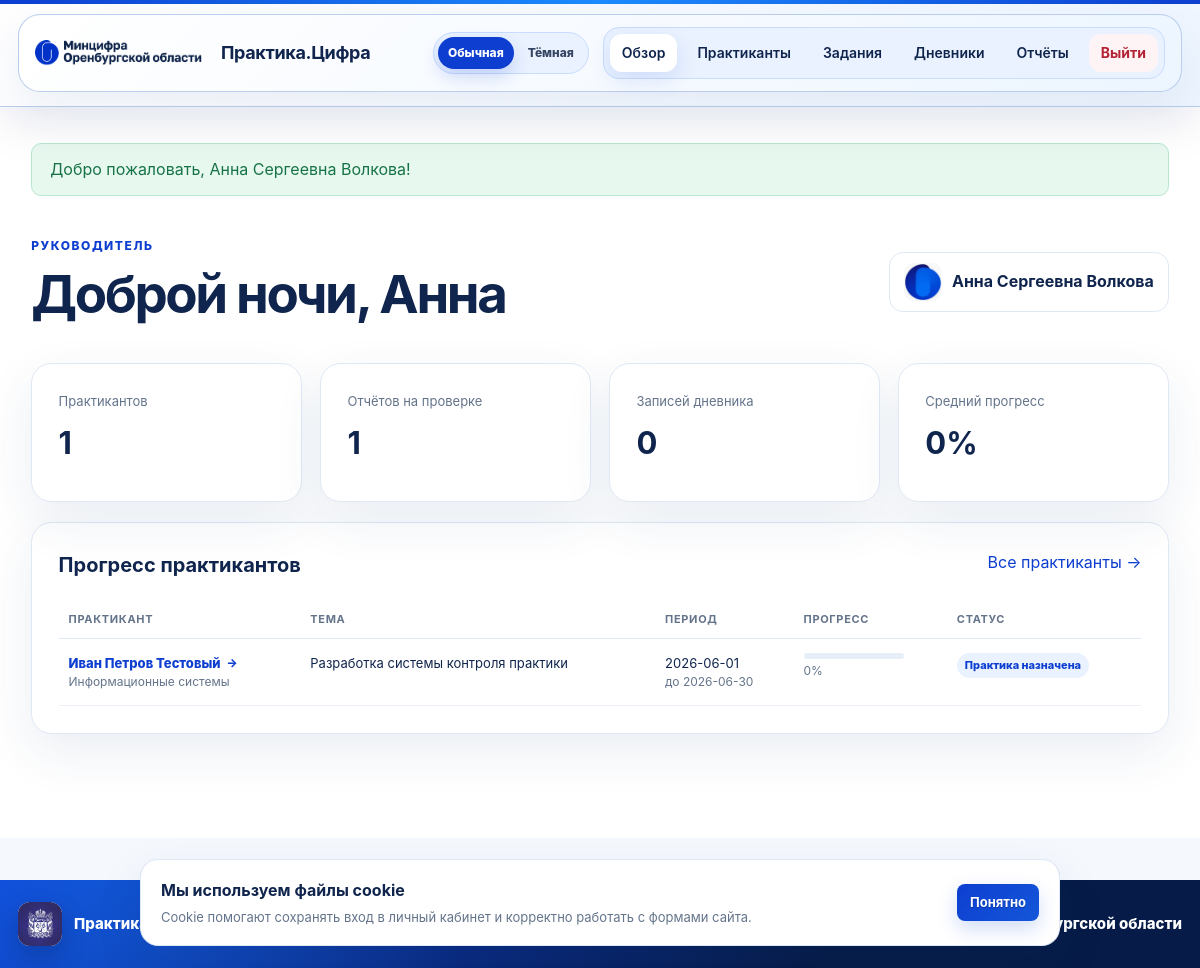
/index.php?page=dashboard (signed in), run on the app's committed database.
### tables this page shows
CREATE TABLE users (
        id INTEGER PRIMARY KEY AUTOINCREMENT,
        full_name TEXT NOT NULL,
        email TEXT NOT NULL UNIQUE,
        password_hash TEXT NOT NULL,
        role TEXT NOT NULL CHECK(role IN ('admin', 'mentor', 'intern')),
        phone TEXT DEFAULT '',
        department TEXT DEFAULT '',
        position TEXT DEFAULT '',
        created_at TEXT NOT NULL DEFAULT CURRENT_TIMESTAMP
    , mentor_status TEXT NOT NULL DEFAULT 'approved' CHECK(mentor_status IN ('approved', 'pending')));

CREATE TABLE intern_profiles (
        user_id INTEGER PRIMARY KEY,
        university TEXT NOT NULL,
        specialty TEXT NOT NULL,
        course INTEGER NOT NULL,
        group_name TEXT DEFAULT '',
        practice_topic TEXT NOT NULL,
        start_date TEXT NOT NULL,
        end_date TEXT NOT NULL,
        mentor_id INTEGER,
        status TEXT NOT NULL DEFAULT 'Практика назначена',
        final_grade TEXT DEFAULT '',
        conclusion TEXT DEFAULT '',
        FOREIGN KEY (user_id) REFERENCES users(id) ON DELETE CASCADE,
        FOREIGN KEY (mentor_id) REFERENCES users(id) ON DELETE SET NULL
    );

### config.php (called while the page is built, shortened)
<?php
function e(?string $value): string
{
    return htmlspecialchars($value ?? '', ENT_QUOTES, 'UTF-8');
}
function user(): ?array
{
    return $_SESSION['user'] ?? null;
}
function require_role(string ...$roles): array
{
    $current = user();
    return $current;
}
function role_name(string $role): string
{
    return ['admin' => 'Администратор', 'mentor' => 'Руководитель', 'intern' => 'Практикант'][$role] ?? $role;
}
function progress(PDO $db, int $internId): int
{
    $stmt = $db->prepare("SELECT COUNT(*) total, SUM(CASE WHEN status = 'Выполнено' THEN 1 ELSE 0 END) done FROM tasks WHERE intern_id = ?");
    $stmt->execute([$internId]);
    $row = $stmt->fetch();
    return (int)$row['total'] === 0 ? 0 : (int)round(((int)$row['done'] / (int)$row['total']) * 100);
}
function fetch_all(PDO $db, string $sql, array $params = []): array
{
    $stmt = $db->prepare($sql);
    $stmt->execute($params);
    return $stmt->fetchAll();
}
function fetch_one(PDO $db, string $sql, array $params = []): ?array
{
    $stmt = $db->prepare($sql);
    $stmt->execute($params);
    $row = $stmt->fetch();
    return $row ?: null;
}

### index.php (the view, shortened to what this page needs)
<?php
require __DIR__ . '/config.php';
function short_name(string $fullName): string
{
    $parts = preg_split('/\s+/u', trim($fullName));
    return $parts[0] ?? $fullName;
}
function greeting_text(?int $hour = null): string
{
    $hour ??= (int)date('G');
    return 'Доброй ночи';
}
$page = $_GET['page'] ?? (user() ? 'dashboard' : 'home');
$flash = $_SESSION['flash'] ?? null;
$mentors = fetch_all($db, "SELECT id, full_name, department, position FROM users WHERE role = 'mentor' AND mentor_status = 'approved' ORDER BY full_name");
$publicPages = ['home', 'about', 'login', 'register', 'forgot', 'reset'];
$current = user();
if (!in_array($page, $publicPages, true)) {
    $current = require_role('intern', 'mentor', 'admin');
}
function nav_items(?array $current): array
{
    if ($current['role'] === 'mentor') return ['dashboard' => 'Обзор', 'interns' => 'Практиканты', 'tasks' => 'Задания', 'diary' => 'Дневники', 'reports' => 'Отчёты'];
    return ['dashboard' => 'Обзор', 'users' => 'Пользователи', 'assignments' => 'Назначения'];
}
$pageTitle = '';
if ($current) {
    $pageTitle = $page === 'dashboard'
        ? greeting_text() . ', ' . short_name((string)$current['full_name'])
        : (nav_items($current)[$page] ?? ($page === 'intern_detail' ? 'Карточка практиканта' : 'Личный кабинет'));
}
?>
<!doctype html>
<html lang="ru">
<head>
    <link rel="stylesheet" href="assets/style.css?v=20260606-mobile-theme">
    <link rel="stylesheet" href="assets/responsive-theme.css?v=20260608-intern-detail">
</head>
<body>
<header class="topbar">
    <div class="topbar-shell">
        <a class="brand" href="index.php"><img src="assets/mincifra-logo.png" alt="Минцифра Оренбургской области"><span><b>Практика.Цифра</b></span></a>
        <div class="topbar-right">
            <div class="theme-switch" role="group" aria-label="Выбор темы сайта">
                <button class="theme-option" type="button" data-theme-value="light">Обычная</button>
                <button class="theme-option" type="button" data-theme-value="dark">Тёмная</button>
            </div>
            <nav>
                <?php foreach (nav_items(user()) as $key => $label): ?>
                    <a class="<?= $page === $key ? 'active' : '' ?>" href="index.php?page=<?= e($key) ?>"><?= e($label) ?></a>
                <?php endforeach; ?>
                <?php if (user()): ?><form class="logout-form" method="post"><input type="hidden" name="action" value="logout"><?= csrf_field() ?><button class="logout" type="submit">Выйти</button></form><?php else: ?><a class="button small" href="index.php?page=register">Подать заявку</a><?php endif; ?>
            </nav>
        </div>
    </div>
</header>
<main>
<?php if ($flash): ?><div class="flash <?= e($flash['type']) ?>"><?= e($flash['message']) ?></div><?php endif; ?>
<?php if ($page === 'home'): ?>
    <section class="hero">
        <div>
            <span class="eyebrow">Единая цифровая среда практики</span>
            <h1>От заявки до итогового заключения — в одной системе</h1>
            <p>Организация, сопровождение и контроль прохождения практики студентами в Министерстве цифрового развития и связи Оренбургской области.</p>
            <div class="actions"><a class="button" href="index.php?page=register">Подать заявку</a><a class="button secondary" href="index.php?page=about">Как это работает</a></div>
        </div>
        <div class="hero-visual">
            <div class="hero-glow"></div>
            <img class="hero-brand-card" src="assets/mincifra-card.jpg" alt="Министерство цифрового развития и связи Оренбургской области">
            <div class="hero-card">
                <img src="assets/orenburg-emblem.webp" alt="Герб Оренбургской области"><div><b>Официальная система</b></div>
            </div>
        </div>
    </section>
    <section class="section"><div class="section-head"><span class="eyebrow">Возможности</span><h2>Практика без лишней переписки</h2></div>
        <div class="feature-showcase">
            <article class="feature feature-primary"><b>01</b><h3>Практикантам</h3><p>Регистрация, выбор руководителя, задания, дневник практики и загрузка отчётов в одном кабинете.</p></article>
            <article class="feature feature-primary"><b>02</b><h3>Руководителям</h3><p>Общий прогресс студентов, постановка задач, проверка отчётов и ежедневных записей дневника.</p></article>
        </div>
    </section>
    <section class="section location-section">
        <div class="location-card">
            <div class="location-copy">
                <span class="eyebrow">Где мы находимся</span>
                <h2>Здание Министерства цифрового развития и связи</h2>
                <a class="button secondary" href="https://yandex.ru/maps/-/CPX0MI7h" target="_blank" rel="noopener">Открыть в Яндекс.Картах</a>
            </div>
            <div class="map-frame">
                <iframe src="https://yandex.ru/map-widget/v1/?ll=55.096744%2C51.761768&amp;pt=55.096409%2C51.761616%2Cpm2rdm&amp;z=18" title="Карта расположения здания Министерства цифрового развития и связи" width="100%" height="720" loading="lazy" allowfullscreen></iframe>
            </div>
        </div>
    </section>
<?php else: ?>
    <section class="dashboard-head"><div><span class="eyebrow"><?= e(role_name($current['role'])) ?></span><h1><?= e($pageTitle) ?></h1></div><div class="user-chip"><span><img src="assets/mincifra-symbol.jpg" alt=""></span><div><b><?= e($current['full_name']) ?></b></div></div></section>
    <?php if ($page === 'dashboard' && $current['role'] === 'intern'):
        $profile = fetch_one($db, 'SELECT p.*, u.full_name mentor_name, u.department FROM intern_profiles p LEFT JOIN users u ON u.id = p.mentor_id WHERE p.user_id = ?', [$current['id']]);
        $stats = fetch_one($db, "SELECT COUNT(*) total, SUM(CASE WHEN status='Выполнено' THEN 1 ELSE 0 END) done FROM tasks WHERE intern_id=?", [$current['id']]); ?>
        <div class="stat-grid"><article class="stat"><span>Общий прогресс</span><strong><?= progress($db, $current['id']) ?>%</strong><div class="progress"><i style="width:<?= progress($db, $current['id']) ?>%"></i></div></article><article class="stat"><span>Заданий выполнено</span><strong><?= (int)$stats['done'] ?> / <?= (int)$stats['total'] ?></strong></article><article class="stat"><span>Статус практики</span><strong class="status-text"><?= e($profile['status']) ?></strong></article></div>
        <div class="two-col"><section class="panel"><h2>Моя практика</h2><dl class="details"><dt>Тема</dt><dd><?= e($profile['practice_topic']) ?></dd><dt>Период</dt><dd><?= e($profile['start_date']) ?> — <?= e($profile['end_date']) ?></dd><dt>Руководитель</dt><dd><?= e($profile['mentor_name']) ?><small><?= e($profile['department']) ?></small></dd></dl></section><section class="panel"><h2>Быстрые действия</h2><div class="quick"><a href="index.php?page=tasks">Открыть задания <b>→</b></a><a href="index.php?page=diary">Заполнить дневник <b>→</b></a><a href="index.php?page=reports">Загрузить отчёт <b>→</b></a><a href="index.php?page=profile">Посмотреть заключение <b>→</b></a></div></section></div>
    <?php elseif ($page === 'dashboard' && $current['role'] === 'mentor'):
        $interns = fetch_all($db, 'SELECT u.id, u.full_name, p.* FROM users u JOIN intern_profiles p ON p.user_id=u.id WHERE p.mentor_id=? ORDER BY u.full_name', [$current['id']]);
        $pending = (int)fetch_one($db, "SELECT COUNT(*) amount FROM reports r JOIN intern_profiles p ON p.user_id=r.intern_id WHERE p.mentor_id=? AND r.status='На проверке'", [$current['id']])['amount'];
        $pendingDiary = (int)fetch_one($db, "SELECT COUNT(*) amount FROM diary_entries d JOIN intern_profiles p ON p.user_id=d.intern_id WHERE p.mentor_id=? AND d.status='На проверке'", [$current['id']])['amount']; ?>
        <div class="stat-grid"><article class="stat"><span>Практикантов</span><strong><?= count($interns) ?></strong></article><article class="stat"><span>Отчётов на проверке</span><strong><?= $pending ?></strong></article><article class="stat"><span>Записей дневника</span><strong><?= $pendingDiary ?></strong></article><article class="stat"><span>Средний прогресс</span><strong><?= count($interns) ? round(array_sum(array_map(fn($i) => progress($db, (int)$i['id']), $interns)) / count($interns)) : 0 ?>%</strong></article></div>
        <section class="panel"><div class="panel-head"><h2>Прогресс практикантов</h2><a href="index.php?page=interns">Все практиканты →</a></div><?php render_intern_table($db, $interns); ?></section>
    <?php elseif ($page === 'interns' && $current['role']==='mentor'):
        $interns=fetch_all($db,'SELECT u.id,u.full_name,u.email,p.* FROM users u JOIN intern_profiles p ON p.user_id=u.id WHERE p.mentor_id=? ORDER BY u.full_name',[$current['id']]); ?>
        <section class="panel"><?php render_intern_table($db,$interns,true);?></section>
    <?php endif; ?>
<?php endif; ?>
</main>
<footer class="site-footer">
    <div class="footer-main">
        <div class="footer-brand"><img src="assets/orenburg-emblem.webp" alt=""><div><b>Практика.Цифра</b></div></div>
        <nav class="footer-links">
            <?php foreach (nav_items(user()) as $key => $label): ?>
                <a href="index.php?page=<?= e($key) ?>"><?= e($label) ?></a>
            <?php endforeach; ?>
        </nav>
        <div class="footer-contact"><span>Минцифра Оренбургской области</span></div>
    </div>
</footer>
<div class="cookie-banner" data-cookie-banner hidden>
    <div>
        <b>Мы используем файлы cookie</b>
        <p>Cookie помогают сохранять вход в личный кабинет и корректно работать с формами сайта.</p>
    </div>
    <button class="button small" type="button" data-cookie-accept>Понятно</button>
</div>
</body></html>
<?php
function render_intern_table(PDO $db, array $interns, bool $withConclusion = false): void { ?>
<div class="table-wrap"><table><thead><tr><th>Практикант</th><th>Тема</th><th>Период</th><th>Прогресс</th><th>Статус</th><?= $withConclusion?'<th>Заключение</th>':''?></tr></thead><tbody><?php foreach($interns as $i): $p=progress($db,(int)$i['id']);?><tr><td><a class="intern-link" href="index.php?page=intern_detail&id=<?=$i['id']?>"><?=e($i['full_name'])?></a><small><?=e($i['specialty'])?></small></td><td><?=e($i['practice_topic'])?></td><td><?=e($i['start_date'])?><small>до <?=e($i['end_date'])?></small></td><td><div class="progress compact"><?=$p?></div><small><?=$p?>%</small></td><td><span class="badge"><?=e($i['status'])?></span></td><?php if($withConclusion):?><?= csrf_field() ?><?=$i['id']?><?php endif;?></tr><?php endforeach;?></tbody></table><?php if(!$interns):?><div class="empty">Закреплённых практикантов пока нет.</div><?php endif;?></div><?php }

### data on the page
users: full_name "Доброй ночи, Анна", full_name "Анна Сергеевна Волкова"
intern_profiles: user_id.full_name "Иван Петров Тестовый", specialty "Информационные системы", practice_topic "Разработка системы контроля практики", start_date "2026-06-01", end_date "2026-06-30", p "0", status "Практика назначена"

### other printed values
$label "Обзор"
$label "Практиканты"
$label "Задания"
$label "Дневники"
$label "Отчёты"
$flash['message'] "Добро пожаловать, Анна Сергеевна Волкова!"
role_name($current['role']) "РУКОВОДИТЕЛЬ"
count($interns) "1"
$pending "1"
$pendingDiary "0"
